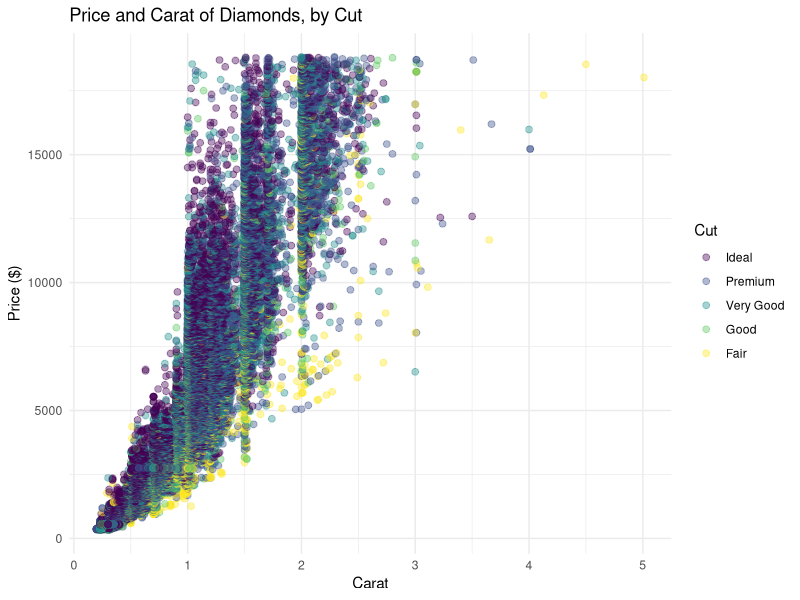

Generate this figure with R:
# 1. Load the core data visualization library
library(tidyverse)
library(ggplot2)

# 2. Generate a scatter plot with a smooth trend line using the built-in 'mpg' dataset
ggplot(data = diamonds, aes(x = carat, y = price)) +
  geom_point(aes(colour = fct_rev(cut)), size = 2, alpha = 0.4)+
  labs(
    title = "Price and Carat of Diamonds, by Cut",
    x = "Carat",
    y = "Price ($)",
    color = "Cut"
  ) +
  theme_minimal()
